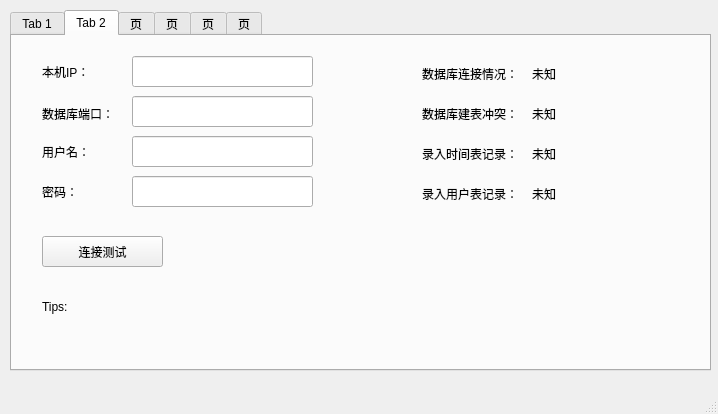
<?xml version="1.0" encoding="UTF-8"?>
<ui version="4.0">
 <class>RFIDReader</class>
 <widget class="QMainWindow" name="RFIDReader">
  <property name="geometry">
   <rect>
    <x>0</x>
    <y>0</y>
    <width>718</width>
    <height>414</height>
   </rect>
  </property>
  <property name="windowTitle">
   <string>RFIDReader</string>
  </property>
  <widget class="QWidget" name="centralWidget">
   <widget class="QTabWidget" name="tabWidget">
    <property name="geometry">
     <rect>
      <x>10</x>
      <y>10</y>
      <width>701</width>
      <height>361</height>
     </rect>
    </property>
    <property name="toolTip">
     <string/>
    </property>
    <property name="whatsThis">
     <string>&lt;html&gt;&lt;head/&gt;&lt;body&gt;&lt;p&gt;&lt;br/&gt;&lt;/p&gt;&lt;/body&gt;&lt;/html&gt;</string>
    </property>
    <property name="currentIndex">
     <number>1</number>
    </property>
    <widget class="QWidget" name="tab_1">
     <attribute name="title">
      <string>Tab 1</string>
     </attribute>
     <widget class="QLabel" name="label_24">
      <property name="geometry">
       <rect>
        <x>30</x>
        <y>30</y>
        <width>271</width>
        <height>31</height>
       </rect>
      </property>
      <property name="font">
       <font>
        <pointsize>14</pointsize>
       </font>
      </property>
      <property name="text">
       <string>欢迎使用RFIDReaderV0.07</string>
      </property>
     </widget>
     <widget class="QLabel" name="label_25">
      <property name="geometry">
       <rect>
        <x>40</x>
        <y>70</y>
        <width>81</width>
        <height>31</height>
       </rect>
      </property>
      <property name="text">
       <string>数据库信息：</string>
      </property>
     </widget>
     <widget class="QLabel" name="label_26">
      <property name="geometry">
       <rect>
        <x>40</x>
        <y>120</y>
        <width>91</width>
        <height>21</height>
       </rect>
      </property>
      <property name="text">
       <string>设备连接信息：</string>
      </property>
     </widget>
     <widget class="QLabel" name="label_27">
      <property name="geometry">
       <rect>
        <x>40</x>
        <y>170</y>
        <width>111</width>
        <height>16</height>
       </rect>
      </property>
      <property name="text">
       <string>设备工作状态：</string>
      </property>
     </widget>
     <widget class="QLabel" name="label_28">
      <property name="geometry">
       <rect>
        <x>40</x>
        <y>210</y>
        <width>91</width>
        <height>21</height>
       </rect>
      </property>
      <property name="text">
       <string>更多信息...</string>
      </property>
     </widget>
     <widget class="QLabel" name="label_38">
      <property name="geometry">
       <rect>
        <x>140</x>
        <y>80</y>
        <width>71</width>
        <height>16</height>
       </rect>
      </property>
      <property name="text">
       <string>未连接</string>
      </property>
     </widget>
     <widget class="QLabel" name="label_39">
      <property name="geometry">
       <rect>
        <x>150</x>
        <y>120</y>
        <width>71</width>
        <height>21</height>
       </rect>
      </property>
      <property name="text">
       <string>未连接</string>
      </property>
     </widget>
     <widget class="QLabel" name="label_40">
      <property name="geometry">
       <rect>
        <x>150</x>
        <y>172</y>
        <width>54</width>
        <height>20</height>
       </rect>
      </property>
      <property name="text">
       <string>未工作</string>
      </property>
     </widget>
     <widget class="QLabel" name="label_41">
      <property name="geometry">
       <rect>
        <x>370</x>
        <y>80</y>
        <width>151</width>
        <height>16</height>
       </rect>
      </property>
      <property name="text">
       <string>Qt版本：5.9</string>
      </property>
     </widget>
     <widget class="QLabel" name="label_42">
      <property name="geometry">
       <rect>
        <x>370</x>
        <y>120</y>
        <width>161</width>
        <height>20</height>
       </rect>
      </property>
      <property name="text">
       <string>数据库版本：Mysql 5.7.13</string>
      </property>
     </widget>
     <widget class="QLabel" name="label_43">
      <property name="geometry">
       <rect>
        <x>370</x>
        <y>170</y>
        <width>271</width>
        <height>21</height>
       </rect>
      </property>
      <property name="text">
       <string>绘图类库：QCustomPlot 2.0.0-beta</string>
      </property>
     </widget>
    </widget>
    <widget class="QWidget" name="tab_2">
     <attribute name="title">
      <string>Tab 2</string>
     </attribute>
     <widget class="QLabel" name="label">
      <property name="geometry">
       <rect>
        <x>30</x>
        <y>30</y>
        <width>54</width>
        <height>12</height>
       </rect>
      </property>
      <property name="text">
       <string>本机IP：</string>
      </property>
     </widget>
     <widget class="QLabel" name="label_2">
      <property name="geometry">
       <rect>
        <x>30</x>
        <y>70</y>
        <width>81</width>
        <height>16</height>
       </rect>
      </property>
      <property name="text">
       <string>数据库端口：</string>
      </property>
     </widget>
     <widget class="QLabel" name="label_3">
      <property name="geometry">
       <rect>
        <x>30</x>
        <y>110</y>
        <width>54</width>
        <height>12</height>
       </rect>
      </property>
      <property name="text">
       <string>用户名：</string>
      </property>
     </widget>
     <widget class="QLabel" name="label_4">
      <property name="geometry">
       <rect>
        <x>30</x>
        <y>150</y>
        <width>54</width>
        <height>12</height>
       </rect>
      </property>
      <property name="text">
       <string>密码：</string>
      </property>
     </widget>
     <widget class="QPushButton" name="pushButton">
      <property name="geometry">
       <rect>
        <x>30</x>
        <y>200</y>
        <width>121</width>
        <height>31</height>
       </rect>
      </property>
      <property name="text">
       <string>连接测试</string>
      </property>
     </widget>
     <widget class="QLabel" name="label_5">
      <property name="geometry">
       <rect>
        <x>30</x>
        <y>260</y>
        <width>631</width>
        <height>21</height>
       </rect>
      </property>
      <property name="text">
       <string>Tips:</string>
      </property>
     </widget>
     <widget class="QLineEdit" name="lineEdit">
      <property name="geometry">
       <rect>
        <x>120</x>
        <y>20</y>
        <width>181</width>
        <height>31</height>
       </rect>
      </property>
     </widget>
     <widget class="QLineEdit" name="lineEdit_2">
      <property name="geometry">
       <rect>
        <x>120</x>
        <y>60</y>
        <width>181</width>
        <height>31</height>
       </rect>
      </property>
     </widget>
     <widget class="QLineEdit" name="lineEdit_3">
      <property name="geometry">
       <rect>
        <x>120</x>
        <y>100</y>
        <width>181</width>
        <height>31</height>
       </rect>
      </property>
     </widget>
     <widget class="QLineEdit" name="lineEdit_4">
      <property name="geometry">
       <rect>
        <x>120</x>
        <y>140</y>
        <width>181</width>
        <height>31</height>
       </rect>
      </property>
     </widget>
     <widget class="QLabel" name="label_6">
      <property name="geometry">
       <rect>
        <x>410</x>
        <y>30</y>
        <width>101</width>
        <height>16</height>
       </rect>
      </property>
      <property name="text">
       <string>数据库连接情况：</string>
      </property>
     </widget>
     <widget class="QLabel" name="label_7">
      <property name="geometry">
       <rect>
        <x>410</x>
        <y>70</y>
        <width>101</width>
        <height>16</height>
       </rect>
      </property>
      <property name="text">
       <string>数据库建表冲突：</string>
      </property>
     </widget>
     <widget class="QLabel" name="label_8">
      <property name="geometry">
       <rect>
        <x>410</x>
        <y>110</y>
        <width>91</width>
        <height>16</height>
       </rect>
      </property>
      <property name="text">
       <string>录入时间表记录：</string>
      </property>
     </widget>
     <widget class="QLabel" name="label_9">
      <property name="geometry">
       <rect>
        <x>520</x>
        <y>30</y>
        <width>141</width>
        <height>16</height>
       </rect>
      </property>
      <property name="text">
       <string>未知</string>
      </property>
     </widget>
     <widget class="QLabel" name="label_10">
      <property name="geometry">
       <rect>
        <x>520</x>
        <y>70</y>
        <width>131</width>
        <height>16</height>
       </rect>
      </property>
      <property name="text">
       <string>未知</string>
      </property>
     </widget>
     <widget class="QLabel" name="label_11">
      <property name="geometry">
       <rect>
        <x>520</x>
        <y>110</y>
        <width>131</width>
        <height>16</height>
       </rect>
      </property>
      <property name="text">
       <string>未知</string>
      </property>
     </widget>
     <widget class="QLabel" name="label_12">
      <property name="geometry">
       <rect>
        <x>410</x>
        <y>150</y>
        <width>101</width>
        <height>16</height>
       </rect>
      </property>
      <property name="text">
       <string>录入用户表记录：</string>
      </property>
     </widget>
     <widget class="QLabel" name="label_13">
      <property name="geometry">
       <rect>
        <x>520</x>
        <y>150</y>
        <width>151</width>
        <height>16</height>
       </rect>
      </property>
      <property name="text">
       <string>未知</string>
      </property>
     </widget>
    </widget>
    <widget class="QWidget" name="tab_3">
     <attribute name="title">
      <string>页</string>
     </attribute>
     <widget class="QTableView" name="tableView">
      <property name="geometry">
       <rect>
        <x>10</x>
        <y>10</y>
        <width>671</width>
        <height>291</height>
       </rect>
      </property>
     </widget>
     <widget class="QPushButton" name="pushButton_7">
      <property name="geometry">
       <rect>
        <x>410</x>
        <y>310</y>
        <width>131</width>
        <height>23</height>
       </rect>
      </property>
      <property name="text">
       <string>查看以往记录</string>
      </property>
     </widget>
     <widget class="QComboBox" name="comboBox">
      <property name="geometry">
       <rect>
        <x>10</x>
        <y>310</y>
        <width>121</width>
        <height>22</height>
       </rect>
      </property>
     </widget>
     <widget class="QPushButton" name="pushButton_8">
      <property name="geometry">
       <rect>
        <x>550</x>
        <y>310</y>
        <width>131</width>
        <height>23</height>
       </rect>
      </property>
      <property name="text">
       <string>停止实时监控</string>
      </property>
     </widget>
     <widget class="QRadioButton" name="radioButton_5">
      <property name="geometry">
       <rect>
        <x>150</x>
        <y>310</y>
        <width>61</width>
        <height>21</height>
       </rect>
      </property>
      <property name="text">
       <string>正序</string>
      </property>
      <property name="autoExclusive">
       <bool>false</bool>
      </property>
     </widget>
     <widget class="QRadioButton" name="radioButton_6">
      <property name="geometry">
       <rect>
        <x>210</x>
        <y>310</y>
        <width>61</width>
        <height>21</height>
       </rect>
      </property>
      <property name="text">
       <string>倒序</string>
      </property>
      <property name="autoExclusive">
       <bool>false</bool>
      </property>
     </widget>
    </widget>
    <widget class="QWidget" name="tab_4">
     <attribute name="title">
      <string>页</string>
     </attribute>
     <widget class="QCustomPlot" name="widget" native="true">
      <property name="geometry">
       <rect>
        <x>180</x>
        <y>20</y>
        <width>501</width>
        <height>301</height>
       </rect>
      </property>
     </widget>
     <widget class="QRadioButton" name="radioButton">
      <property name="geometry">
       <rect>
        <x>10</x>
        <y>20</y>
        <width>89</width>
        <height>16</height>
       </rect>
      </property>
      <property name="text">
       <string>折线图</string>
      </property>
      <property name="autoExclusive">
       <bool>false</bool>
      </property>
     </widget>
     <widget class="QRadioButton" name="radioButton_2">
      <property name="geometry">
       <rect>
        <x>80</x>
        <y>20</y>
        <width>89</width>
        <height>16</height>
       </rect>
      </property>
      <property name="text">
       <string>柱形图</string>
      </property>
      <property name="autoExclusive">
       <bool>false</bool>
      </property>
     </widget>
     <widget class="QPushButton" name="pushButton_2">
      <property name="geometry">
       <rect>
        <x>10</x>
        <y>290</y>
        <width>151</width>
        <height>31</height>
       </rect>
      </property>
      <property name="text">
       <string>生成统计图</string>
      </property>
     </widget>
     <widget class="QLabel" name="label_14">
      <property name="geometry">
       <rect>
        <x>10</x>
        <y>40</y>
        <width>91</width>
        <height>16</height>
       </rect>
      </property>
      <property name="text">
       <string>数据源选择：</string>
      </property>
     </widget>
     <widget class="QPushButton" name="pushButton_5">
      <property name="geometry">
       <rect>
        <x>10</x>
        <y>160</y>
        <width>151</width>
        <height>31</height>
       </rect>
      </property>
      <property name="text">
       <string>添加额外条件</string>
      </property>
     </widget>
     <widget class="QDateEdit" name="dateEdit">
      <property name="geometry">
       <rect>
        <x>10</x>
        <y>60</y>
        <width>91</width>
        <height>22</height>
       </rect>
      </property>
     </widget>
     <widget class="QDateEdit" name="dateEdit_2">
      <property name="geometry">
       <rect>
        <x>10</x>
        <y>90</y>
        <width>91</width>
        <height>22</height>
       </rect>
      </property>
     </widget>
     <widget class="QTimeEdit" name="timeEdit">
      <property name="geometry">
       <rect>
        <x>10</x>
        <y>130</y>
        <width>61</width>
        <height>22</height>
       </rect>
      </property>
     </widget>
     <widget class="QTimeEdit" name="timeEdit_2">
      <property name="geometry">
       <rect>
        <x>90</x>
        <y>130</y>
        <width>61</width>
        <height>22</height>
       </rect>
      </property>
     </widget>
     <widget class="QListView" name="listView">
      <property name="geometry">
       <rect>
        <x>10</x>
        <y>210</y>
        <width>151</width>
        <height>71</height>
       </rect>
      </property>
     </widget>
     <widget class="QRadioButton" name="radioButton_3">
      <property name="geometry">
       <rect>
        <x>110</x>
        <y>60</y>
        <width>51</width>
        <height>21</height>
       </rect>
      </property>
      <property name="text">
       <string>月份</string>
      </property>
      <property name="autoExclusive">
       <bool>false</bool>
      </property>
     </widget>
     <widget class="QRadioButton" name="radioButton_4">
      <property name="geometry">
       <rect>
        <x>110</x>
        <y>90</y>
        <width>51</width>
        <height>21</height>
       </rect>
      </property>
      <property name="text">
       <string>日期</string>
      </property>
      <property name="autoExclusive">
       <bool>false</bool>
      </property>
     </widget>
     <widget class="QCustomPlot" name="widget_2" native="true">
      <property name="geometry">
       <rect>
        <x>180</x>
        <y>20</y>
        <width>501</width>
        <height>301</height>
       </rect>
      </property>
     </widget>
    </widget>
    <widget class="QWidget" name="tab_5">
     <attribute name="title">
      <string>页</string>
     </attribute>
     <widget class="QLabel" name="label_15">
      <property name="geometry">
       <rect>
        <x>30</x>
        <y>30</y>
        <width>54</width>
        <height>12</height>
       </rect>
      </property>
      <property name="text">
       <string>连接地址：</string>
      </property>
     </widget>
     <widget class="QLabel" name="label_16">
      <property name="geometry">
       <rect>
        <x>30</x>
        <y>80</y>
        <width>54</width>
        <height>12</height>
       </rect>
      </property>
      <property name="text">
       <string>连接端口：</string>
      </property>
     </widget>
     <widget class="QLineEdit" name="lineEdit_5">
      <property name="geometry">
       <rect>
        <x>100</x>
        <y>20</y>
        <width>121</width>
        <height>31</height>
       </rect>
      </property>
     </widget>
     <widget class="QLineEdit" name="lineEdit_6">
      <property name="geometry">
       <rect>
        <x>100</x>
        <y>70</y>
        <width>121</width>
        <height>31</height>
       </rect>
      </property>
     </widget>
     <widget class="QLabel" name="label_17">
      <property name="geometry">
       <rect>
        <x>30</x>
        <y>130</y>
        <width>54</width>
        <height>12</height>
       </rect>
      </property>
      <property name="text">
       <string>更新频率：</string>
      </property>
     </widget>
     <widget class="QLineEdit" name="lineEdit_7">
      <property name="geometry">
       <rect>
        <x>100</x>
        <y>120</y>
        <width>121</width>
        <height>31</height>
       </rect>
      </property>
     </widget>
     <widget class="QLabel" name="label_18">
      <property name="geometry">
       <rect>
        <x>30</x>
        <y>180</y>
        <width>54</width>
        <height>12</height>
       </rect>
      </property>
      <property name="text">
       <string>上传频率：</string>
      </property>
     </widget>
     <widget class="QLineEdit" name="lineEdit_8">
      <property name="geometry">
       <rect>
        <x>100</x>
        <y>170</y>
        <width>121</width>
        <height>31</height>
       </rect>
      </property>
     </widget>
     <widget class="QPushButton" name="pushButton_4">
      <property name="geometry">
       <rect>
        <x>30</x>
        <y>230</y>
        <width>121</width>
        <height>41</height>
       </rect>
      </property>
      <property name="text">
       <string>开始连接</string>
      </property>
     </widget>
     <widget class="QLabel" name="label_19">
      <property name="geometry">
       <rect>
        <x>30</x>
        <y>290</y>
        <width>54</width>
        <height>16</height>
       </rect>
      </property>
      <property name="text">
       <string>Tips：</string>
      </property>
     </widget>
     <widget class="QLabel" name="label_20">
      <property name="geometry">
       <rect>
        <x>350</x>
        <y>30</y>
        <width>91</width>
        <height>16</height>
       </rect>
      </property>
      <property name="text">
       <string>设备连接情况：</string>
      </property>
     </widget>
     <widget class="QLabel" name="label_21">
      <property name="geometry">
       <rect>
        <x>350</x>
        <y>80</y>
        <width>71</width>
        <height>16</height>
       </rect>
      </property>
      <property name="text">
       <string>使用情况：</string>
      </property>
     </widget>
     <widget class="QLabel" name="label_22">
      <property name="geometry">
       <rect>
        <x>350</x>
        <y>130</y>
        <width>61</width>
        <height>16</height>
       </rect>
      </property>
      <property name="text">
       <string>已有旧表：</string>
      </property>
     </widget>
     <widget class="QPushButton" name="pushButton_6">
      <property name="geometry">
       <rect>
        <x>350</x>
        <y>230</y>
        <width>121</width>
        <height>41</height>
       </rect>
      </property>
      <property name="text">
       <string>实时监控</string>
      </property>
     </widget>
     <widget class="QLabel" name="label_23">
      <property name="geometry">
       <rect>
        <x>350</x>
        <y>180</y>
        <width>91</width>
        <height>16</height>
       </rect>
      </property>
      <property name="text">
       <string>开始测试时间：</string>
      </property>
     </widget>
     <widget class="QLabel" name="label_29">
      <property name="geometry">
       <rect>
        <x>230</x>
        <y>130</y>
        <width>54</width>
        <height>12</height>
       </rect>
      </property>
      <property name="text">
       <string>/Min</string>
      </property>
     </widget>
     <widget class="QLabel" name="label_30">
      <property name="geometry">
       <rect>
        <x>230</x>
        <y>180</y>
        <width>54</width>
        <height>12</height>
       </rect>
      </property>
      <property name="text">
       <string>/Min</string>
      </property>
     </widget>
     <widget class="QLabel" name="label_31">
      <property name="geometry">
       <rect>
        <x>90</x>
        <y>290</y>
        <width>181</width>
        <height>16</height>
       </rect>
      </property>
      <property name="text">
       <string/>
      </property>
     </widget>
     <widget class="QLabel" name="label_32">
      <property name="geometry">
       <rect>
        <x>470</x>
        <y>30</y>
        <width>171</width>
        <height>16</height>
       </rect>
      </property>
      <property name="text">
       <string>未连接</string>
      </property>
     </widget>
     <widget class="QLabel" name="label_33">
      <property name="geometry">
       <rect>
        <x>470</x>
        <y>80</y>
        <width>91</width>
        <height>16</height>
       </rect>
      </property>
      <property name="text">
       <string>未工作</string>
      </property>
     </widget>
     <widget class="QLabel" name="label_34">
      <property name="geometry">
       <rect>
        <x>470</x>
        <y>130</y>
        <width>161</width>
        <height>16</height>
       </rect>
      </property>
      <property name="text">
       <string>未知</string>
      </property>
     </widget>
     <widget class="QLabel" name="label_35">
      <property name="geometry">
       <rect>
        <x>470</x>
        <y>180</y>
        <width>151</width>
        <height>16</height>
       </rect>
      </property>
      <property name="text">
       <string>--------------</string>
      </property>
     </widget>
     <widget class="QLabel" name="label_36">
      <property name="geometry">
       <rect>
        <x>440</x>
        <y>310</y>
        <width>111</width>
        <height>16</height>
       </rect>
      </property>
      <property name="text">
       <string/>
      </property>
     </widget>
     <widget class="QLabel" name="label_37">
      <property name="geometry">
       <rect>
        <x>550</x>
        <y>310</y>
        <width>121</width>
        <height>16</height>
       </rect>
      </property>
      <property name="text">
       <string/>
      </property>
     </widget>
    </widget>
    <widget class="QWidget" name="tab_6">
     <attribute name="title">
      <string>页</string>
     </attribute>
    </widget>
   </widget>
  </widget>
  <widget class="QMenuBar" name="menuBar">
   <property name="geometry">
    <rect>
     <x>0</x>
     <y>0</y>
     <width>718</width>
     <height>23</height>
    </rect>
   </property>
  </widget>
  <widget class="QStatusBar" name="statusBar"/>
 </widget>
 <layoutdefault spacing="6" margin="11"/>
 <customwidgets>
  <customwidget>
   <class>QCustomPlot</class>
   <extends>QWidget</extends>
   <header>qcustomplot.h</header>
   <container>1</container>
  </customwidget>
 </customwidgets>
 <resources/>
 <connections/>
</ui>
